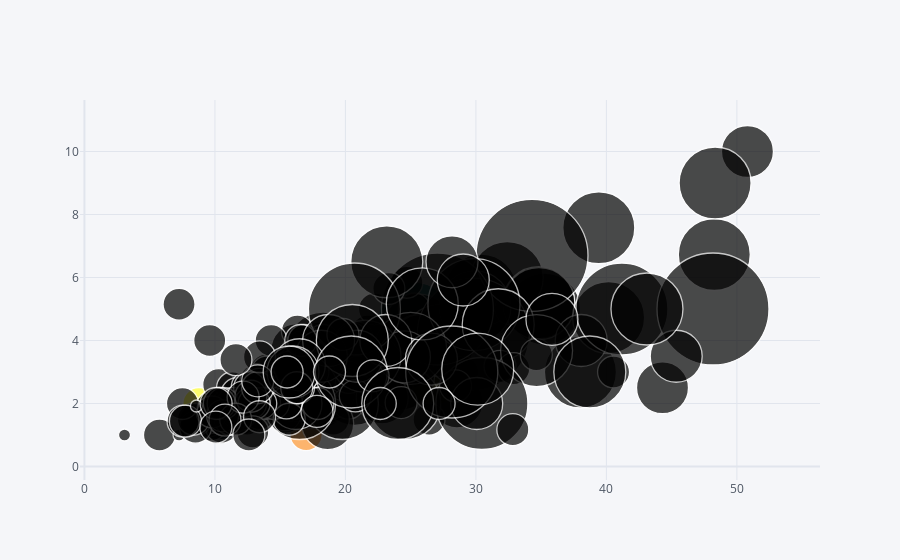

The notebook cell this image was saved under:
### Code cell
df.iplot(kind='bubble',x='total_bill',y='tip',size='size')

### Figure 1 — Plotly figure (JSON) as saved in the notebook; plotly's stock layout.template omitted (floating-point values rounded to 4 significant figures; data arrays with more than 128 entries replaced by an {"elided": "..."} marker saying what was removed)
{"data": [{"marker": {"color": ["rgb(255, 153, 51)", "rgb(55, 128, 191)", "rgb(50, 171, 96)", "rgb(128, 0, 128)", "rgb(219, 64, 82)", "rgb(0, 128, 128)", "rgb(255, 255, 51)", "rgb(128, 128, 0)", "rgb(251, 128, 114)", "rgb(128, 177, 211)"], "line": {"width": 1.3}, "size": {"elided": "244 int values"}, "symbol": "circle"}, "mode": "markers", "text": "", "type": "scatter", "x": {"elided": "244 float values"}, "y": {"elided": "244 float values"}}], "layout": {"legend": {"bgcolor": "#F5F6F9", "font": {"color": "#4D5663"}}, "paper_bgcolor": "#F5F6F9", "plot_bgcolor": "#F5F6F9", "title": {"font": {"color": "#4D5663"}}, "xaxis": {"gridcolor": "#E1E5ED", "showgrid": true, "tickfont": {"color": "#4D5663"}, "title": {"font": {"color": "#4D5663"}, "text": ""}, "zerolinecolor": "#E1E5ED"}, "yaxis": {"gridcolor": "#E1E5ED", "showgrid": true, "tickfont": {"color": "#4D5663"}, "title": {"font": {"color": "#4D5663"}, "text": ""}, "zerolinecolor": "#E1E5ED"}}}
